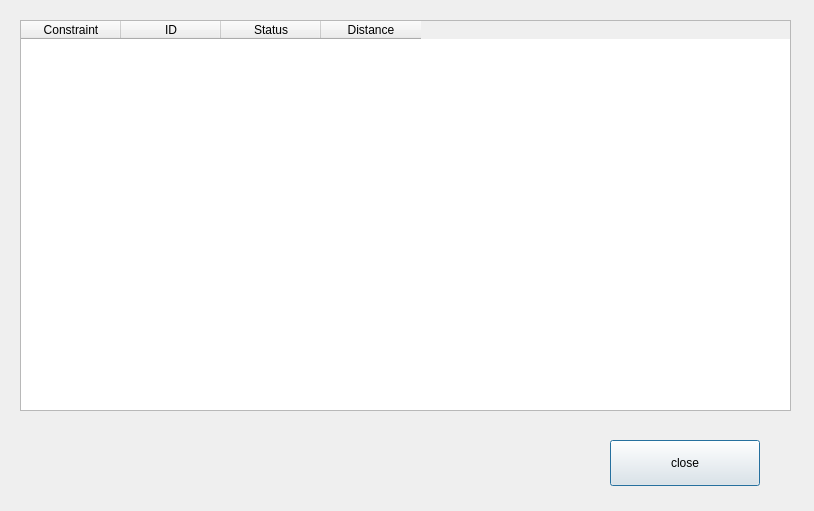
<?xml version="1.0" encoding="UTF-8"?>
<ui version="4.0">
 <class>dlgPipelineDialog</class>
 <widget class="QDialog" name="dlgPipelineDialog">
  <property name="geometry">
   <rect>
    <x>0</x>
    <y>0</y>
    <width>814</width>
    <height>511</height>
   </rect>
  </property>
  <property name="windowTitle">
   <string>Pipeline Planner</string>
  </property>
  <widget class="QTableWidget" name="tblImpacts">
   <property name="geometry">
    <rect>
     <x>20</x>
     <y>20</y>
     <width>771</width>
     <height>391</height>
    </rect>
   </property>
   <property name="alternatingRowColors">
    <bool>true</bool>
   </property>
   <column>
    <property name="text">
     <string>Constraint</string>
    </property>
   </column>
   <column>
    <property name="text">
     <string>ID</string>
    </property>
   </column>
   <column>
    <property name="text">
     <string>Status</string>
    </property>
   </column>
   <column>
    <property name="text">
     <string>Distance</string>
    </property>
   </column>
  </widget>
  <widget class="QPushButton" name="btnPush">
   <property name="geometry">
    <rect>
     <x>610</x>
     <y>440</y>
     <width>150</width>
     <height>46</height>
    </rect>
   </property>
   <property name="text">
    <string>close</string>
   </property>
  </widget>
 </widget>
 <resources/>
 <connections>
  <connection>
   <sender>btnPush</sender>
   <signal>pressed()</signal>
   <receiver>dlgPipelineDialog</receiver>
   <slot>reject()</slot>
   <hints>
    <hint type="sourcelabel">
     <x>684</x>
     <y>462</y>
    </hint>
    <hint type="destinationlabel">
     <x>406</x>
     <y>255</y>
    </hint>
   </hints>
  </connection>
 </connections>
</ui>
